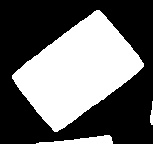
#> input picture img/tmp11.jpg, 153 x 144 px
$ python angle_calculate.py
#> lines starting #> are read from the running program, lines starting #| are printed output that depends on the picture; long printed decimals are rounded


# [1138 lines of commented-out code are left out]

import cv2
import numpy as np
import math

def FindFourPoint(corner_image , HEIGHT , WIDTH):
# corner_image processing
    kernel = cv2.getStructuringElement(cv2.MORPH_RECT, (3,3))
    corner_image = cv2.morphologyEx(corner_image , cv2.MORPH_CLOSE , kernel=kernel , iterations=3)


    y, x = np.where(corner_image ==255)

    ### 최상단 점 찾기 (p1)
    min_y  = min(y)
    min_y_index = np.where(y == min_y)
    min_x = min(x[min_y_index])
    cv2.circle(image , (min_x , min_y) ,2 , (255,0,0) , -1 )
    TopX , TopY = min_x , min_y
    p1 = (TopX , TopY)
    print("p1 최상단점 : ", p1 )

    ### x값이 가장 작은 경우(p2) y가 가장 작은 경우
    min_x  = min(x)
    min_x_index = np.where(x == min_x)
    min_y = min(y[min_x_index])
    cv2.circle(image , (min_x , min_y) ,2 , (255,0,0) , -1 )
    p2 = (min_x , min_y)
    print("p2 가장 좌측 점 : ", p2)


    ### 경계의 하단 부이면서 x가 가장 작은 경우 (p3)
    BotomY_index = np.where(y == HEIGHT-1)
    BotomX = min(x[BotomY_index])
    p3 = (BotomX , HEIGHT-1)
    cv2.circle(image , p3 ,2 , (255,0,0) , -1 )
    print("p3 경계 하단 점 : ", p3 )

    ### 경계의 우측 부이면서 y가 가장 작은 경우 (p4)
    RightX_index = np.where(x == WIDTH-1)
    RightY = min(y[RightX_index])
    p4 = (WIDTH-1 , RightY)
    cv2.circle(image , p4 ,2 , (255,0,0) , -1 )
    print("p4 경계 우측 점 : ", p4 )
    return p1,p2,p3,p4


image = cv2.imread("./img/tmp11.jpg")
#> image is the input picture: shape (144, 153, 3); min 0, max 255, mean 103.3
print(f"image.shape : {image.shape}" )
#| image.shape : (144, 153, 3)
gray = cv2.cvtColor(image , cv2.COLOR_BGR2GRAY)

# 검출할 코너의 영역 설정(영역에 따라 코너 점이 달라질 수도 있어서 이부분에 대한 조치필요)
HEIGHT , WIDTH =  list(map(lambda x : int(x) , (image.shape[0]*0.5 , image.shape[1]*0.5)))
corner_image = gray[:HEIGHT , :WIDTH]
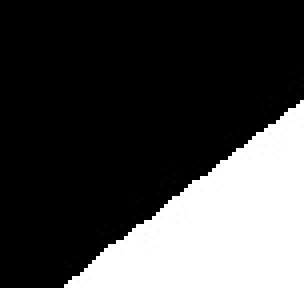
#> corner_image: shape (72, 76) (shown 4 times larger); min 0, max 255, mean 67.9
kernel = cv2.getStructuringElement(cv2.MORPH_RECT, (3,3))


p1, p2 ,p3,p4 = FindFourPoint(corner_image , HEIGHT , WIDTH)
#> in FindFourPoint, `y, x = np.where(corner_image ==255)`: y = 1433 values from 25 to 71; x = 1433 values, max 75 at index 0, min 17 at index 1315, mean 55.17
#> in FindFourPoint, `min_y  = min(y)`: min_y = 25
#> in FindFourPoint, `min_y_index = np.where(y == min_y)`: min_y_index = ([0],)
#> in FindFourPoint, `min_x = min(x[min_y_index])`: min_x = 75
#> in FindFourPoint, `TopX , TopY = min_x , min_y`: TopY = 25
#> in FindFourPoint, `p1 = (TopX , TopY)`: p1 = (75, 25)
#| p1 최상단점 :  (75, 25)
#> in FindFourPoint, `min_x  = min(x)`: min_x = 17
#> in FindFourPoint, `min_x_index = np.where(x == min_x)`: min_x_index = ([1315, 1374],)
#> in FindFourPoint, `min_y = min(y[min_x_index])`: min_y = 70
#> in FindFourPoint, `p2 = (min_x , min_y)`: p2 = (17, 70)
#| p2 가장 좌측 점 :  (17, 70)
#> in FindFourPoint, `BotomX = min(x[BotomY_index])`: BotomX = 17
#> in FindFourPoint, `p3 = (BotomX , HEIGHT-1)`: p3 = (17, 71)
#| p3 경계 하단 점 :  (17, 71)
#> in FindFourPoint, `RightY = min(y[RightX_index])`: RightY = 25
#> in FindFourPoint, `p4 = (WIDTH-1 , RightY)`: p4 = (75, 25)
#| p4 경계 우측 점 :  (75, 25)
#> p1 = (75, 25); p2 = (17, 70); p3 = (17, 71); p4 = (75, 25)

if p1[0] < p4[0] and p2[0] == p3[0]: # 좌측 상단에 최고점 존재(p1) => 구하고자 하는 각도 음수
    print("좌측 상단이 최고점")
    ## p1을 기준으로 다시 영역을 설정한 뒤 각도 계산

    corner_image = gray[:, :]
    corner_image = cv2.morphologyEx(corner_image , cv2.MORPH_CLOSE , kernel=kernel , iterations=3)
    y,x = np.where(corner_image ==255)
    # candidate = [p1[0]+10 ,p1[0]+20 , p1[0]+30 , p1[0]+40 , p1[0]+50]
    candidate = range(p1[0]+20 , p1[0]+50 , 2)
    final_angle = 0
    for i in candidate:
        RightX_index = np.where(x == i)
        RightY = min(y[RightX_index])
        p4 = (i , RightY)
        angle = math.atan2(-(p4[1] - p1[1]) , p4[0] - p1[0])*180/math.pi
        cv2.circle(image , p4 , 1 , (255,0,0) , -1)
        # print("angle : " , angle)
        final_angle += angle
    final_angle /= len(candidate)
    print("mean angle : " , final_angle)


    spare = p1[1]
    new_slice = image[spare:image.shape[0]-spare , spare: image.shape[1]-spare]
    p1 = (lambda x : x-p1[1])(p1)

    RightSidePoint = new_slice.shape[1]-1 , ((new_slice.shape[1]-1) - p1[0])*math.tan(math.radians(-final_angle))
    print(f"RightSidePoint : " , RightSidePoint)
    print(math.atan2(-(RightSidePoint[1]-p1[1]  ) , RightSidePoint[0] - p1[0])*180/math.pi)
    RightSidePoint = np.int16(RightSidePoint)
    print(90-abs(final_angle))
    LeftSidePoint = 0 , (p1[0])*math.tan(math.radians(90-abs(final_angle)))
    print(f"LeftSidePoint : " , LeftSidePoint)
    LeftSidePoint = np.int16(LeftSidePoint)

    LastPoint = math.sqrt( ((RightSidePoint[0])-p1[0])**2 + (RightSidePoint[1] - p1[1])**2)*math.cos(math.radians(-final_angle)) , new_slice.shape[0]-1
    LastPoint = np.int16(LastPoint)
    print("RightSide와 p1 길이 : " , math.sqrt( ((RightSidePoint[0])-p1[0])**2 + (RightSidePoint[1] - p1[1])**2))
    print("LeftSide와 p1  길이 : " , math.sqrt((LeftSidePoint[0]-p1[0])**2 + (LeftSidePoint[1]- p1[1])**2))
    cv2.line(new_slice , p1 , RightSidePoint , (0,255,0) ,2)
    cv2.line(new_slice, p1 , LeftSidePoint , (0,255,0) , 2)
    cv2.line(new_slice, LeftSidePoint , LastPoint , (0,255,0) , 2)


elif p1[1] == p4[1] and p2[0] < p3[0]: # 좌측 상단에 x값이 가장 작은 점이 있음(p2) => 구하고자 하는 각도 양수
    print("좌측 상단의 x가 가장 작음")
    ## p2를 기준으로 다시 영역을 설정한 뒤 각도 계산
    corner_image = gray[:, :]
    corner_image = cv2.morphologyEx(corner_image , cv2.MORPH_CLOSE , kernel=kernel , iterations=3)
    y,x = np.where(corner_image ==255)

    candidate = range(p2[0]+20 , p2[0]+50 , 2)
    final_angle = 0
    for i in candidate:
        RightX_index = np.where(x == i)
        RightY = min(y[RightX_index])
        p4 = (i , RightY)
        angle = math.atan2(-(p4[1] - p2[1]) , p4[0] - p2[0])*180/math.pi
        cv2.circle(image , p4 , 1 , (255,0,0) , -1)
        final_angle += angle
    final_angle /= len(candidate)
    print("mean angle : " , final_angle)


    # [10 lines of commented-out code are left out]
    spare = p2[0]
    new_slice = image[spare:image.shape[0]-spare , spare: image.shape[1]-spare]
    p2 = (lambda x : x-p2[0])(p2)

    RightSidePoint =  (p2[1])/math.tan(math.radians(angle)) , 0
    print(f"RightSidePoint : " , RightSidePoint)
    print(math.atan2(-(RightSidePoint[1]-p2[1]  ) , RightSidePoint[0] - p2[0])*180/math.pi)
    RightSidePoint = np.int16(RightSidePoint)

    BotomPoint = (new_slice.shape[0]-1-p2[1])*math.tan(math.radians(final_angle)),  new_slice.shape[0] -1
    print(f"BotomPoint : " , BotomPoint)
    BotomPoint = np.int16(BotomPoint)

    LastPoint = math.sqrt( ((RightSidePoint[0])-p2[0])**2 + (RightSidePoint[1] - p2[1])**2)*math.cos(math.radians(angle))+BotomPoint[0] , (new_slice.shape[0]-1)-math.sqrt( ((RightSidePoint[0])-p2[0])**2 + (RightSidePoint[1] - p2[1])**2)*math.sin(math.radians(angle))
    LastPoint = np.int16(LastPoint)
    ## 길이 확인
    print("RightSide와 p2 길이 : " , math.sqrt( ((RightSidePoint[0])-p2[0])**2 + (RightSidePoint[1] - p2[1])**2))
    print("LeftSide와 p2  길이 : " , math.sqrt((BotomPoint[0]-p2[0])**2 + (BotomPoint[1]- p2[1])**2))
    cv2.line(new_slice , p2 , RightSidePoint , (0,255,0) ,2)
    cv2.line(new_slice, p2 , BotomPoint , (0,255,0) , 2)
    cv2.line(new_slice, BotomPoint , LastPoint , (0,255,0) , 2)
else : # 위족을 탐색
    print("예외 경우, 영역 재탐색 ")
    HEIGHT , WIDTH =  list(map(lambda x : int(x) , (image.shape[0]*0.7 , image.shape[1]*0.3)))
    corner_image = gray[:HEIGHT , :WIDTH]
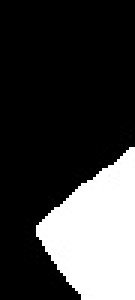
#> corner_image: shape (100, 45) (shown 3 times larger); min 0, max 255, mean 63.1
    cv2.imshow("corner_image" , corner_image)
    p1,p2,p3,p4 = FindFourPoint(corner_image , HEIGHT , WIDTH)
#> call 2 of FindFourPoint, with HEIGHT = 100, WIDTH = 45
#> in FindFourPoint (call 2), `y, x = np.where(corner_image ==255)`: y = 1092 values from 50 to 99; x = 1092 values, max 44 at index 1, min 12 at index 468, mean 31.97
#> in FindFourPoint (call 2), `min_y  = min(y)`: min_y = 50
#> in FindFourPoint (call 2), `min_y_index = np.where(y == min_y)`: min_y_index = ([0, 1],)
#> in FindFourPoint (call 2), `min_x = min(x[min_y_index])`: min_x = 43
#> in FindFourPoint (call 2), `cv2.circle(image , (min_x , min_y) ,2 , (255,0,0) , -1 )`:
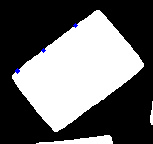
#> image: shape (144, 153, 3); mean B, G, R 103.5, 103, 103
#> in FindFourPoint (call 2), `TopX , TopY = min_x , min_y`: TopY = 50
#> in FindFourPoint (call 2), `p1 = (TopX , TopY)`: p1 = (43, 50)
#| p1 최상단점 :  (43, 50)
#> in FindFourPoint (call 2), `min_x  = min(x)`: min_x = 12
#> in FindFourPoint (call 2), `min_x_index = np.where(x == min_x)`: min_x_index = ([468],)
#> in FindFourPoint (call 2), `min_y = min(y[min_x_index])`: min_y = 76
#> in FindFourPoint (call 2), `p2 = (min_x , min_y)`: p2 = (12, 76)
#| p2 가장 좌측 점 :  (12, 76)
#> in FindFourPoint (call 2), `BotomX = min(x[BotomY_index])`: BotomX = 26
#> in FindFourPoint (call 2), `p3 = (BotomX , HEIGHT-1)`: p3 = (26, 99)
#| p3 경계 하단 점 :  (26, 99)
#> in FindFourPoint (call 2), `RightY = min(y[RightX_index])`: RightY = 50
#> in FindFourPoint (call 2), `p4 = (WIDTH-1 , RightY)`: p4 = (44, 50)
#| p4 경계 우측 점 :  (44, 50)
#> p1 = (43, 50); p2 = (12, 76); p3 = (26, 99); p4 = (44, 50)


    if p1[0] < p4[0] and p2[0] == p3[0]: # 좌측 상단에 최고점 존재(p1) => 구하고자 하는 각도 음수
        print("좌측 상단이 최고점")
        ## p1을 기준으로 다시 영역을 설정한 뒤 각도 계산
        corner_image = gray[:, :]
        corner_image = cv2.morphologyEx(corner_image , cv2.MORPH_CLOSE , kernel=kernel , iterations=3)
        y,x = np.where(corner_image ==255)
        # candidate = [p1[0]+10 ,p1[0]+20 , p1[0]+30 , p1[0]+40 , p1[0]+50]
        candidate = range(p1[0]+10 , p1[0]+20 , 2)
        final_angle = 0
        for i in candidate:
            RightX_index = np.where(x == i)
            RightY = min(y[RightX_index])
            p4 = (i , RightY)
            angle = math.atan2(-(p4[1] - p1[1]) , p4[0] - p1[0])*180/math.pi
            cv2.circle(image , p4 , 1 , (255,0,0) , -1)
            print("angle : " , angle)
            final_angle += angle
        final_angle /= len(candidate)
        print("mean angle : " , final_angle)


        spare = p1[1]
        new_slice = image[spare:image.shape[0]-spare , spare: image.shape[1]-spare]
        p1 = (lambda x : x-p1[1])(p1)

        RightSidePoint = new_slice.shape[1]-1 , ((new_slice.shape[1]-1) - p1[0])*math.tan(math.radians(-final_angle))
        print(f"RightSidePoint : " , RightSidePoint)
        print(math.atan2(-(RightSidePoint[1]-p1[1]  ) , RightSidePoint[0] - p1[0])*180/math.pi)
        RightSidePoint = np.int16(RightSidePoint)
        print(90-abs(final_angle))
        LeftSidePoint = 0 , (p1[0])*math.tan(math.radians(90-abs(final_angle)))
        print(f"LeftSidePoint : " , LeftSidePoint)
        LeftSidePoint = np.int16(LeftSidePoint)

        LastPoint = math.sqrt( ((RightSidePoint[0])-p1[0])**2 + (RightSidePoint[1] - p1[1])**2)*math.cos(math.radians(-final_angle)) , new_slice.shape[0]-1
        LastPoint = np.int16(LastPoint)
        print("RightSide와 p1 길이 : " , math.sqrt( ((RightSidePoint[0])-p1[0])**2 + (RightSidePoint[1] - p1[1])**2))
        print("LeftSide와 p1  길이 : " , math.sqrt((LeftSidePoint[0]-p1[0])**2 + (LeftSidePoint[1]- p1[1])**2))
        cv2.line(new_slice , p1 , RightSidePoint , (0,255,0) ,2)
        cv2.line(new_slice, p1 , LeftSidePoint , (0,255,0) , 2)
        cv2.line(new_slice, LeftSidePoint , LastPoint , (0,255,0) , 2)


    elif p1[1] == p4[1] and p2[0] < p3[0]: # 좌측 상단에 x값이 가장 작은 점이 있음(p2) => 구하고자 하는 각도 양수
        print("좌측 상단의 x가 가장 작음")
        ## p2를 기준으로 다시 영역을 설정한 뒤 각도 계산
        corner_image = gray[:, :]
        corner_image = cv2.morphologyEx(corner_image , cv2.MORPH_CLOSE , kernel=kernel , iterations=3)
#> corner_image: shape (144, 153)
        y,x = np.where(corner_image ==255)
#> y = 8806 values from 10 to 143; x = 8806 values, max 152 at index 7306, min 12 at index 4797, mean 77.9

        candidate = range(p2[0]+10 , p2[0]+30 , 2)
        final_angle = 0
        for i in candidate:
            RightX_index = np.where(x == i)
            RightY = min(y[RightX_index])
            p4 = (i , RightY)
            angle = math.atan2(-(p4[1] - p2[1]) , p4[0] - p2[0])*180/math.pi
            cv2.circle(image , p4 , 2 , (0,0,255) , -1)
            print("angle : " , angle)
            final_angle += angle
#> this loop made 10 passes
#> (RightY, p4, angle, final_angle) on passes 1 to 8: (67, (22, 67), 41.99, 41.99), (64, (24, 64), 45, 86.99), (62, (26, 62), 45, 132), (61, (28, 61), 43.15, 175.1), (60, (30, 60), 41.63, 216.8), (58, (32, 58), 41.99, 258.8), (57, (34, 57), 40.82, 299.6), (56, (36, 56), 39.81, 339.4)
#> (printed output is left out)
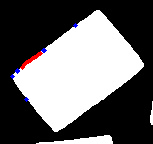
#> image: shape (144, 153, 3); mean B, G, R 102.8, 102, 103.1
#> after the loop, final_angle = 419
        final_angle /= len(candidate)
#> final_angle = 41.9
        print("mean angle : " , final_angle)
#| mean angle :  41.902


        # [10 lines of commented-out code are left out]
        spare = p2[0]
#> spare = 12
        new_slice = image[spare:image.shape[0]-spare , spare: image.shape[1]-spare]
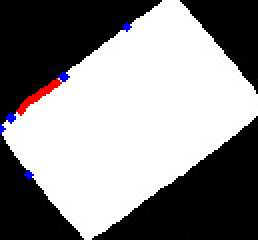
#> new_slice: shape (120, 129, 3) (shown 2 times larger); mean B, G, R 138.9, 137.7, 139.4
        p2 = (lambda x : x-p2[0])(p2)
#> p2 = [0, 64]

        RightSidePoint =  (p2[1])/math.tan(math.radians(angle)) , 0
#> RightSidePoint = (77.91, 0)
        print(f"RightSidePoint : " , RightSidePoint)
#| RightSidePoint :  (77.913, 0)
        print(math.atan2(-(RightSidePoint[1]-p2[1]  ) , RightSidePoint[0] - p2[0])*180/math.pi)
#| 39.401
        RightSidePoint = np.int16(RightSidePoint)
#> RightSidePoint = [77, 0]

        BotomPoint = (new_slice.shape[0]-1-p2[1])*math.tan(math.radians(final_angle)),  new_slice.shape[0] -1
#> BotomPoint = (49.35, 119)
        print(f"BotomPoint : " , BotomPoint)
#| BotomPoint :  (49.352, 119)
        BotomPoint = np.int16(BotomPoint)
#> BotomPoint = [49, 119]

        LastPoint = math.sqrt( ((RightSidePoint[0])-p2[0])**2 + (RightSidePoint[1] - p2[1])**2)*math.cos(math.radians(angle))+BotomPoint[0] , (new_slice.shape[0]-1)-math.sqrt( ((RightSidePoint[0])-p2[0])**2 + (RightSidePoint[1] - p2[1])**2)*math.sin(math.radians(angle))
#> LastPoint = (126.4, 55.45)
        LastPoint = np.int16(LastPoint)
#> LastPoint = [126, 55]
        ## 길이 확인
        print("RightSide와 p2 길이 : " , math.sqrt( ((RightSidePoint[0])-p2[0])**2 + (RightSidePoint[1] - p2[1])**2))
#| RightSide와 p2 길이 :  100.125
        print("LeftSide와 p2  길이 : " , math.sqrt((BotomPoint[0]-p2[0])**2 + (BotomPoint[1]- p2[1])**2))
#| LeftSide와 p2  길이 :  73.661
        cv2.line(new_slice , p2 , RightSidePoint , (0,255,0) ,2)
        cv2.line(new_slice, p2 , BotomPoint , (0,255,0) , 2)
        cv2.line(new_slice, BotomPoint , LastPoint , (0,255,0) , 2)
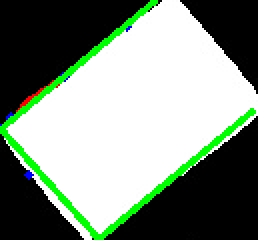
#> new_slice: shape (120, 129, 3) (shown 2 times larger); mean B, G, R 128.8, 142.7, 128.8


cv2.imshow('Corners', image)
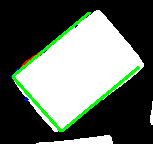
#> window 'Corners': shape (144, 153, 3); mean B, G, R 95.7, 105.4, 95.7
cv2.imshow('Corners2', corner_image)
cv2.imshow("new" , new_slice)
cv2.waitKey()
cv2.destroyAllWindows()

$ run again, with img/tmp4.jpg copied over img/tmp11.jpg
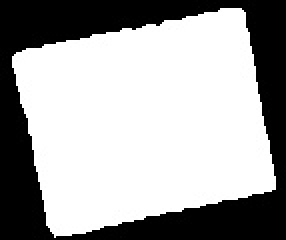
#> input picture img/tmp4.jpg, 143 x 120 px (shown 2 times larger)
#> image is the input picture: shape (120, 143, 3); min 0, max 255, mean 164.3
#| image.shape : (120, 143, 3)
#> in FindFourPoint, `y, x = np.where(corner_image ==255)`: y = 2518 values from 14 to 59; x = 2518 values, max 70 at index 9, min 6 at index 540, mean 41.12
#> in FindFourPoint, `min_y  = min(y)`: min_y = 14
#> min_y_index = ([0, 1, 2, 3, 4, 5, 6, 7, 8, 9],)
#> in FindFourPoint, `min_x = min(x[min_y_index])`: min_x = 61
#> TopY = 14
#> in FindFourPoint, `p1 = (TopX , TopY)`: p1 = (61, 14)
#| p1 최상단점 :  (61, 14)
#> in FindFourPoint, `min_x  = min(x)`: min_x = 6
#> min_x_index = ([540, 605, 670, 735, 800, 865],)
#> in FindFourPoint, `min_y = min(y[min_x_index])`: min_y = 28
#> in FindFourPoint, `p2 = (min_x , min_y)`: p2 = (6, 28)
#| p2 가장 좌측 점 :  (6, 28)
#> BotomX = 13
#> in FindFourPoint, `p3 = (BotomX , HEIGHT-1)`: p3 = (13, 59)
#| p3 경계 하단 점 :  (13, 59)
#> in FindFourPoint, `RightY = min(y[RightX_index])`: RightY = 14
#> in FindFourPoint, `p4 = (WIDTH-1 , RightY)`: p4 = (70, 14)
#| p4 경계 우측 점 :  (70, 14)
#> `p1, p2 ,p3,p4 = FindFourPoint(corner_image , HEIGHT , WIDTH)`: p1 = (61, 14); p2 = (6, 28); p3 = (13, 59); p4 = (70, 14)
#> `y,x = np.where(corner_image ==255)`: y = 11063 values from 4 to 119; x = 11063 values, max 137 at index 8884, min 6 at index 1610, mean 72.08
#> the loop `for i in candidate:` made 15 passes
#> (RightY, p4, angle, final_angle) on passes 1 to 8: (22, (26, 22), 16.7, 16.7), (21, (28, 21), 17.65, 34.35), (21, (30, 21), 16.26, 50.61), (21, (32, 21), 15.07, 65.68), (20, (34, 20), 15.95, 81.62), (20, (36, 20), 14.93, 96.55), (20, (38, 20), 14.04, 110.6), (20, (40, 20), 13.24, 123.8)
#> after the loop `for i in candidate:`:
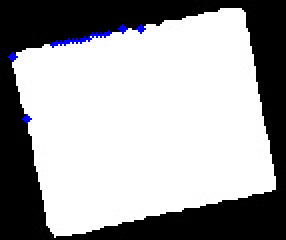
#> image: shape (120, 143, 3) (shown 2 times larger); mean B, G, R 164.9, 163.1, 163.1
#> after the loop `for i in candidate:`: final_angle = 222.8
#> `final_angle /= len(candidate)`: final_angle = 14.85
#| mean angle :  14.851
#> spare = 6
#> `p2 = (lambda x : x-p2[0])(p2)`: p2 = [0, 22]
#> `RightSidePoint =  (p2[1])/math.tan(math.radians(angle)) , 0`: RightSidePoint = (88, 0)
#| RightSidePoint :  (88.000, 0)
#| 14.036
#> `RightSidePoint = np.int16(RightSidePoint)`: RightSidePoint = [88, 0]
#> `BotomPoint = (new_slice.shape[0]-1-p2[1])*math.tan(math.radians(final_..`: BotomPoint = (22.54, 107)
#| BotomPoint :  (22.539, 107)
#> `BotomPoint = np.int16(BotomPoint)`: BotomPoint = [22, 107]
#> `LastPoint = math.sqrt( ((RightSidePoint[0])-p2[0])**2 + (RightSidePoin..`: LastPoint = (110, 85)
#> `LastPoint = np.int16(LastPoint)`: LastPoint = [110, 85]
#| RightSide와 p2 길이 :  90.708
#| LeftSide와 p2  길이 :  87.801
#> `cv2.imshow('Corners', image)`:
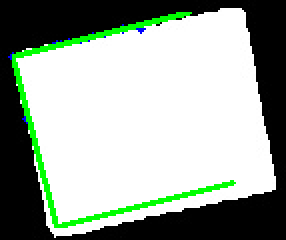
#> window 'Corners': shape (120, 143, 3) (shown 2 times larger); mean B, G, R 155.2, 166, 154.7

$ run again, with img/tmp20.jpg copied over img/tmp11.jpg
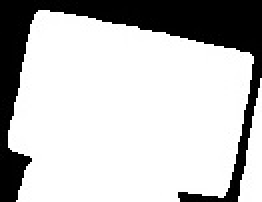
#> input picture img/tmp20.jpg, 131 x 101 px (shown 2 times larger)
#> image is the input picture: shape (101, 131, 3); min 0, max 255, mean 192.1
#| image.shape : (101, 131, 3)
#> in FindFourPoint, `y, x = np.where(corner_image ==255)`: y = 2178 values from 5 to 49; x = 2178 values, max 64 at index 255, min 8 at index 2121, mean 37.28
#> in FindFourPoint, `min_y  = min(y)`: min_y = 5
#> min_y_index = ([0, 1, 2, 3, 4],)
#> in FindFourPoint, `min_x = min(x[min_y_index])`: min_x = 20
#> TopY = 5
#> in FindFourPoint, `p1 = (TopX , TopY)`: p1 = (20, 5)
#| p1 최상단점 :  (20, 5)
#> in FindFourPoint, `min_x  = min(x)`: min_x = 8
#> min_x_index = ([2121],)
#> in FindFourPoint, `min_y = min(y[min_x_index])`: min_y = 49
#> in FindFourPoint, `p2 = (min_x , min_y)`: p2 = (8, 49)
#| p2 가장 좌측 점 :  (8, 49)
#> BotomX = 8
#> in FindFourPoint, `p3 = (BotomX , HEIGHT-1)`: p3 = (8, 49)
#| p3 경계 하단 점 :  (8, 49)
#> in FindFourPoint, `RightY = min(y[RightX_index])`: RightY = 13
#> in FindFourPoint, `p4 = (WIDTH-1 , RightY)`: p4 = (64, 13)
#| p4 경계 우측 점 :  (64, 13)
#> `p1, p2 ,p3,p4 = FindFourPoint(corner_image , HEIGHT , WIDTH)`: p1 = (20, 5); p2 = (8, 49); p4 = (64, 13)
#> `y,x = np.where(corner_image ==255)`: y = 10196 values from 5 to 100; x = 10196 values, max 130 at index 2840, min 4 at index 6179, mean 66.59
#> the loop `for i in candidate:` made 15 passes
#> (RightY, p4, angle, final_angle) on passes 1 to 8: (8, (40, 8), -8.53, -8.53), (8, (42, 8), -7.77, -16.3), (9, (44, 9), -9.46, -25.76), (9, (46, 9), -8.75, -34.5), (10, (48, 10), -10.12, -44.63), (11, (50, 11), -11.31, -55.94), (11, (52, 11), -10.62, -66.56), (11, (54, 11), -10.01, -76.57)
#> after the loop `for i in candidate:`:
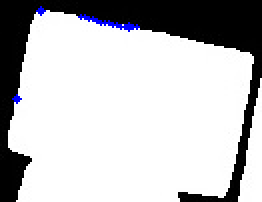
#> image: shape (101, 131, 3) (shown 2 times larger); mean B, G, R 192.6, 190.7, 190.7
#> after the loop `for i in candidate:`: final_angle = -149.7
#> `final_angle /= len(candidate)`: final_angle = -9.98
#| mean angle :  -9.982
#> spare = 5
#> `p1 = (lambda x : x-p1[1])(p1)`: p1 = [15, 0]
#> `RightSidePoint = new_slice.shape[1]-1 , ((new_slice.shape[1]-1) - p1[0..`: RightSidePoint = (120, 18.48)
#| RightSidePoint :  (120, 18.481)
#| -9.982
#> `RightSidePoint = np.int16(RightSidePoint)`: RightSidePoint = [120, 18]
#| 80.018
#> `LeftSidePoint = 0 , (p1[0])*math.tan(math.radians(90-abs(final_angle)))`: LeftSidePoint = (0, 85.22)
#| LeftSidePoint :  (0, 85.223)
#> `LeftSidePoint = np.int16(LeftSidePoint)`: LeftSidePoint = [0, 85]
#> `LastPoint = math.sqrt( ((RightSidePoint[0])-p1[0])**2 + (RightSidePoin..`: LastPoint = (104.9, 90)
#> `LastPoint = np.int16(LastPoint)`: LastPoint = [104, 90]
#| RightSide와 p1 길이 :  106.532
#| LeftSide와 p1  길이 :  86.313
#> `cv2.imshow('Corners', image)`:
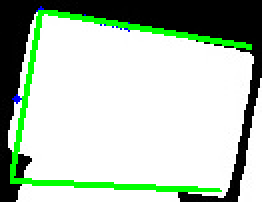
#> window 'Corners': shape (101, 131, 3) (shown 2 times larger); mean B, G, R 180.4, 196.6, 179.9

$ run again, with img/tmp9.jpg copied over img/tmp11.jpg
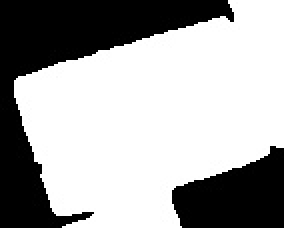
#> input picture img/tmp9.jpg, 142 x 114 px (shown 2 times larger)
#> image is the input picture: shape (114, 142, 3); min 0, max 255, mean 165.5
#| image.shape : (114, 142, 3)
#> in FindFourPoint, `y, x = np.where(corner_image ==255)`: y = 1757 values from 20 to 56; x = 1757 values, max 70 at index 2, min 7 at index 683, mean 42.55
#> in FindFourPoint, `min_y  = min(y)`: min_y = 20
#> min_y_index = ([0, 1, 2],)
#> in FindFourPoint, `min_x = min(x[min_y_index])`: min_x = 68
#> TopY = 20
#> in FindFourPoint, `p1 = (TopX , TopY)`: p1 = (68, 20)
#| p1 최상단점 :  (68, 20)
#> in FindFourPoint, `min_x  = min(x)`: min_x = 7
#> min_x_index = ([683, 747, 811, 875, 939, 1003, 1067, 1131, 1195],)
#> in FindFourPoint, `min_y = min(y[min_x_index])`: min_y = 40
#> in FindFourPoint, `p2 = (min_x , min_y)`: p2 = (7, 40)
#| p2 가장 좌측 점 :  (7, 40)
#> BotomX = 9
#> in FindFourPoint, `p3 = (BotomX , HEIGHT-1)`: p3 = (9, 56)
#| p3 경계 하단 점 :  (9, 56)
#> in FindFourPoint, `RightY = min(y[RightX_index])`: RightY = 20
#> in FindFourPoint, `p4 = (WIDTH-1 , RightY)`: p4 = (70, 20)
#| p4 경계 우측 점 :  (70, 20)
#> `p1, p2 ,p3,p4 = FindFourPoint(corner_image , HEIGHT , WIDTH)`: p1 = (68, 20); p2 = (7, 40); p3 = (9, 56); p4 = (70, 20)
#> `y,x = np.where(corner_image ==255)`: y = 10542 values from 0 to 113; x = 10542 values, max 141 at index 27, min 7 at index 2936, mean 77.86
#> the loop `for i in candidate:` made 15 passes
#> (RightY, p4, angle, final_angle) on passes 1 to 8: (32, (27, 32), 21.8, 21.8), (31, (29, 31), 22.25, 44.05), (31, (31, 31), 20.56, 64.61), (30, (33, 30), 21.04, 85.64), (30, (35, 30), 19.65, 105.3), (30, (37, 30), 18.43, 123.7), (29, (39, 29), 18.97, 142.7), (29, (41, 29), 17.93, 160.6)
#> after the loop `for i in candidate:`: final_angle = 288.5
#> `final_angle /= len(candidate)`: final_angle = 19.23
#| mean angle :  19.233
#> spare = 7
#> `p2 = (lambda x : x-p2[0])(p2)`: p2 = [0, 33]
#> `RightSidePoint =  (p2[1])/math.tan(math.radians(angle)) , 0`: RightSidePoint = (105.6, 0)
#| RightSidePoint :  (105.600, 0)
#| 17.354
#> `RightSidePoint = np.int16(RightSidePoint)`: RightSidePoint = [105, 0]
#> `BotomPoint = (new_slice.shape[0]-1-p2[1])*math.tan(math.radians(final_..`: BotomPoint = (23.03, 99)
#| BotomPoint :  (23.026, 99)
#> `BotomPoint = np.int16(BotomPoint)`: BotomPoint = [23, 99]
#> `LastPoint = math.sqrt( ((RightSidePoint[0])-p2[0])**2 + (RightSidePoin..`: LastPoint = (128.1, 66.17)
#> `LastPoint = np.int16(LastPoint)`: LastPoint = [128, 66]
#| RightSide와 p2 길이 :  110.064
#| LeftSide와 p2  길이 :  69.893
#> `cv2.imshow('Corners', image)`:
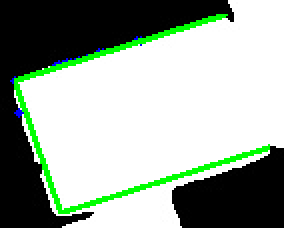
#> window 'Corners': shape (114, 142, 3) (shown 2 times larger); mean B, G, R 154.3, 166.4, 153.7
